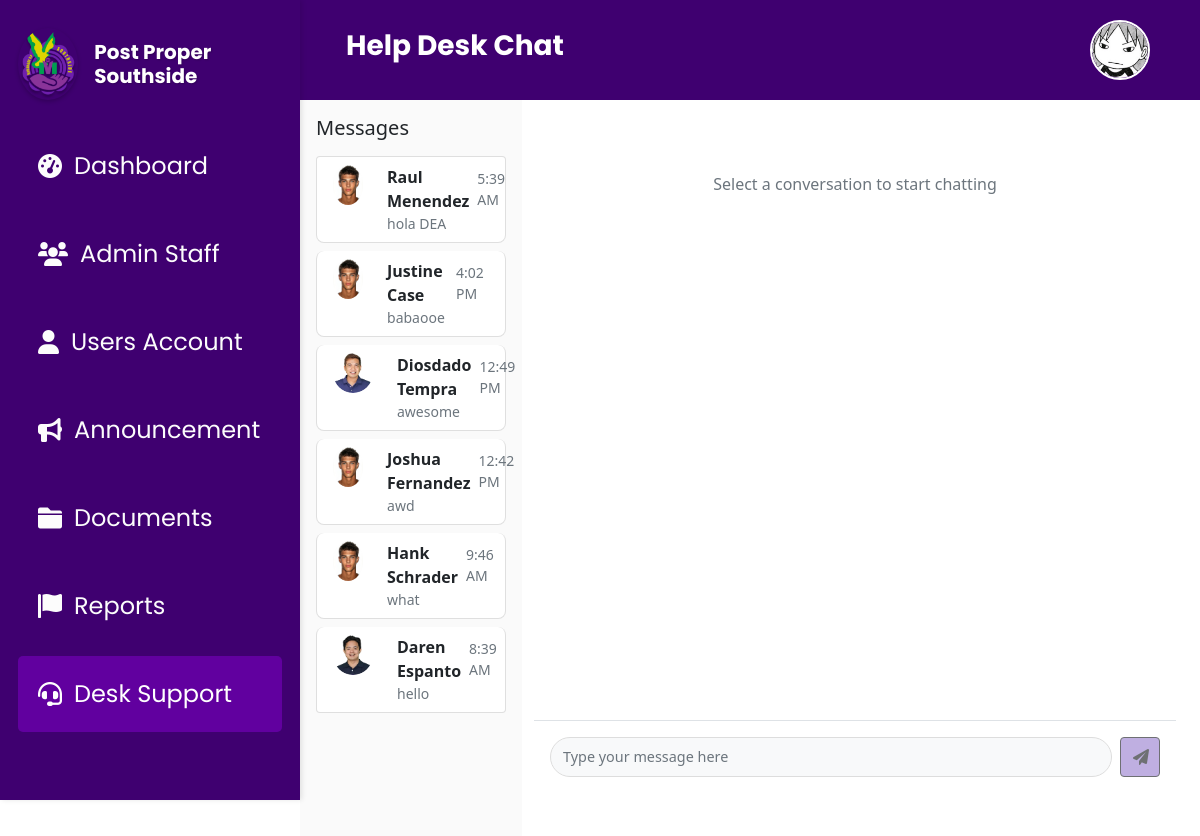
Page /desk_support.php (signed in) on the committed database.
### tables this page shows
CREATE TABLE `user_accounts` (
  `id` int(11) NOT NULL,
  `firstName` varchar(50) NOT NULL,
  `lastName` varchar(50) NOT NULL,
  `username` varchar(50) NOT NULL,
  `age` int(11) DEFAULT NULL,
  `gender` enum('male','female') NOT NULL,
  `adrHouseNo` varchar(10) DEFAULT NULL,
  `adrZone` varchar(20) DEFAULT NULL,
  `adrStreet` varchar(100) DEFAULT NULL,
  `birthday` varchar(255) DEFAULT NULL,
  `password` varchar(255) NOT NULL,
  `user_profile_picture` longtext NOT NULL,
  `last_active` timestamp NULL DEFAULT NULL,
  `full_name` varchar(255) GENERATED ALWAYS AS (concat(`firstName`,' ',`lastName`)) STORED,
  `status` enum('pending','verified','rejected') NOT NULL DEFAULT 'pending',
  `user_valid_id` longtext DEFAULT NULL,
  `user_valid_id_back` longtext DEFAULT NULL
);

### desk_support.php (the view, shortened to what this page needs)
<?php
include 'db.php';
try {
    $query = "SELECT DISTINCT
                u.id,
                u.firstName,
                u.lastName,
                u.user_profile_picture,
                (SELECT m2.message
                 FROM messages m2
                 WHERE (m2.sender_id = u.id OR (m2.is_admin = 1 AND m2.sender_id = u.id))
                 ORDER BY m2.timestamp DESC
                 LIMIT 1) as latest_message,
                (SELECT m3.timestamp
                 FROM messages m3
                 WHERE (m3.sender_id = u.id OR (m3.is_admin = 1 AND m3.sender_id = u.id))
                 ORDER BY m3.timestamp DESC
                 LIMIT 1) as last_message_time
              FROM user_accounts u
              LEFT JOIN messages m ON u.id = m.sender_id
              WHERE EXISTS (
                SELECT 1
                FROM messages m4
                WHERE m4.sender_id = u.id
              )
              GROUP BY u.id
              ORDER BY last_message_time DESC";
    $stmt = $conn->prepare($query);
    $stmt->execute();
    $users_with_messages = $stmt->fetchAll(PDO::FETCH_ASSOC);
} catch (PDOException $e) {
    error_log("Database error: " . $e->getMessage());
    $users_with_messages = [];
}
?>
<!DOCTYPE html>
<html lang="en">
<head>
    <link href="https://cdn.jsdelivr.net/npm/bootstrap@5.3.0/dist/css/bootstrap.min.css" rel="stylesheet">
    <link rel="stylesheet" href="css/DeskSupport.css">
    <link rel="stylesheet" href="css/root.css">
    <link rel="stylesheet" href="https://cdnjs.cloudflare.com/ajax/libs/font-awesome/6.0.0-beta3/css/all.min.css">
</head>
<body>
<?php
    $pageTitle = "Help Desk Chat";
    include 'header.php';
    include 'sidebar.php';
?>
<div class="container-fluid" style="margin-left:18rem; max-width: calc(100% - 18rem);">
    <div class="row">
        <div class="col-lg-3 col-md-4 bg-sidebar p-3">
            <h5 class="text-dark mb-3">Messages</h5>
            <div class="list-group" id="userList">
                <?php if (!empty($users_with_messages)): ?>
                    <?php foreach ($users_with_messages as $user): ?>
                        <?php
                            $timestamp = isset($user['last_message_time'])
                                ? date('g:i A', strtotime($user['last_message_time']))
                                : '';
                        ?>
                        <div class="list-group-item list-group-item-action user-chat-item"
                            data-user-id="<?php echo htmlspecialchars($user['id']); ?>"
                            data-user-name="<?php echo htmlspecialchars($user['firstName'] . ' ' . $user['lastName']); ?>">
                            <div class="d-flex w-100">
                                <img src="<?php echo !empty($user['user_profile_picture']) ?
                                    htmlspecialchars($user['user_profile_picture']) : 'assets/profile.jpg'; ?>"
                                    class="rounded-circle me-3" width="40" height="40" alt="User">
                                <div class="flex-grow-1">
                                    <div class="name d-flex justify-content-between align-items-center">
                                        <strong><?php echo htmlspecialchars($user['firstName'] . ' ' . $user['lastName']); ?></strong>
                                        <?php if ($timestamp): ?>
                                            <small class="text-muted"><?php echo $timestamp; ?></small>
                                        <?php endif; ?>
                                    </div>
                                    <p class="text-muted small mb-0 text-truncate">
                                        <?php echo htmlspecialchars($user['latest_message'] ?? 'No messages'); ?>
                                    </p>
                                </div>
                            </div>
                        </div>
                    <?php endforeach; ?>
                <?php else: ?>
                    <div class="text-center text-muted">
                        <p>No messages yet</p>
                    </div>
                <?php endif; ?>
            </div>
        </div>
        <div class="col-lg-9 col-md-8 chat-container" >
            <div id="chat-window" class="chat-window p-4">
                <div class="text-center text-muted mt-5">
                    <p>Select a conversation to start chatting</p>
                </div>
            </div>
            <div class="chat-input d-flex align-items-center p-3 border-top">
                <input type="text" id="messageInput" class="form-control me-2" placeholder="Type your message here" disabled>
                <button id="sendMessageBtn" class="btn btn-purple" disabled>
                    <i class="fas fa-paper-plane"></i>
                </button>
            </div>
        </div>
    </div>
</div>
</body>
</html>

### header.php (shortened to what this page needs)
<!DOCTYPE html>
<html lang="en">
<head>
    <link rel="stylesheet" href="css/header.css">
    <link href="https://cdn.jsdelivr.net/npm/bootstrap@5.0.2/dist/css/bootstrap.min.css" rel="stylesheet">
</head>
<body>
<?php
require 'db.php';
$pageTitle = isset($pageTitle) ? $pageTitle : "Default Title";
if (isset($_SESSION['loggedin']) && $_SESSION['loggedin'] === true && isset($_SESSION['admin_id'])) {
    $adminId = $_SESSION['admin_id'];
    $profileLink = "admin_profile.php";
    try {
        $sql = "SELECT profile_picture FROM admin_accounts WHERE id = ?";
        $stmt = $conn->prepare($sql);
        $stmt->execute([$adminId]);
        $admin = $stmt->fetch(PDO::FETCH_ASSOC);
        $profilePicture = !empty($admin['profile_picture']) ? $admin['profile_picture'] : 'assets/profile.jpg';
    } catch (PDOException $e) {
        echo "Error fetching profile picture: " . $e->getMessage();
        $profilePicture = 'assets/profile.jpg';
    }
} else {
    $profileLink = "splash.php";
    $profilePicture = 'assets/profile.jpg';
}
?>
<div class="header-container">
    <h1 class="page-title"><?php echo $pageTitle; ?></h1>
    <div class="account">
        <a href="<?php echo $profileLink; ?>" class="account-link">
            <img src="<?php echo $profilePicture; ?>" alt="Admin Profile" class="img-fluid rounded-circle account-icon">
        </a>
    </div>
</div>
</body>
</html>

### css/DeskSupport.css (style rules this page uses)
body { overflow: hidden; height: 100vh; }
.container-fluid { overflow: hidden; height: calc(100vh - 64px); padding: 0; }
.row { height: 100%; margin: 0; }
.bg-sidebar { height: 100%; overflow-y: auto; padding: 1rem; }
.chat-container { position: relative; display: flex; flex-direction: column; }
.chat-window { flex-grow: 1; overflow-y: auto; max-height: calc(100vh - 180px); }
.chat-input { position: sticky; bottom: 0; background-color: white; z-index: 10; }
.bg-sidebar { background-color: #fafafa; }
#messageInput { border-radius: 20px; padding: 8px 12px; border: 1px solid #ddd; flex-grow: 1; font-size: 0.9rem; }
#messageInput:disabled { background-color: #f8f9fa; }
.btn-purple { background-color: #61009f; color: var(--text-light); border: none; width: 40px; height: 40px; border-radius: 50%; display: flex; align-items: center; justify-content: center; }
.btn-purple:disabled { background-color: #9d85d2; }
.user-chat-item { margin-bottom: 0.5rem; padding: 0.75rem; border-radius: 0.5rem; transition: background-color 0.2s ease; border: 1px solid #eee; }
.user-chat-item .d-flex { gap: 0.5rem; }

### css/root.css (style rules this page uses)
:root { --text-dark: #06070f; --text-light: #f0f0fa; --main-color: #61009f; --header-color: #3f0070; --button-default: #8a43c5; --button-hover: #b52aff; --focus-textfield: #9b4dff; --box-shadow: 2px 2px 3px rgba(0, 0, 0, 0.3); --container-blue: linear-gradient(180deg, #3498db, #5dade2); --container-yellow: linear-gradient(180deg, #d68910, #f5b041); --container-red: linear-gradient(180deg, #a93226, #e74c3c); --container-green: linear-gradient(180deg, #229954, #27ae60); }

### css/header.css (style rules this page uses)
* { margin: 0; padding: 0; box-sizing: border-box; }
.header-container { background-color: #3f0070; padding: 20px 50px; margin-left: 18.5rem; text-align: left; position: relative; display: flex; justify-content: space-between; align-items: center; width: auto; }
.page-title { font-size: 28px; color: #ffffff; font-weight: bold; font-family: "Poppins", sans-serif; }
.account { display: flex; align-items: center; }
.account-link { display: inline-block; }
.account-icon { width: 3.75rem; height: auto; border-radius: 50%; aspect-ratio: 1 / 1; object-fit: cover; border: 0.125rem solid #ffffff; transition: transform 0.3s ease; }

### rows in the picture
user_accounts: firstName+lastName "Raul Menendez", timestamp "5:39 AM", latest_message "hola DEA"
user_accounts: firstName+lastName "Justine Case", timestamp "4:02 PM", latest_message "babaooe"
user_accounts: user_profile_picture (picture), firstName+lastName "Diosdado Tempra", timestamp "12:49 PM", latest_message "awesome"
user_accounts: firstName+lastName "Joshua Fernandez", timestamp "12:42 PM", latest_message "awd"
user_accounts: firstName+lastName "Hank Schrader", timestamp "9:46 AM", latest_message "what"
user_accounts: user_profile_picture (picture), firstName+lastName "Daren Espanto", timestamp "8:39 AM", latest_message "hello"

### other values in the picture
$pageTitle "Help Desk Chat"
